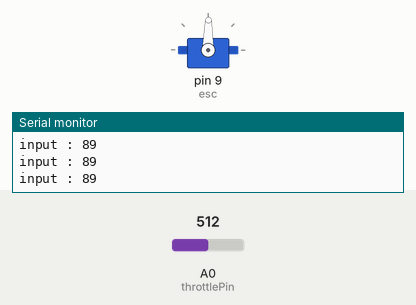
Bench run of a sketch on a simulated Arduino Uno, built with avr-gcc and run on an emulated ATmega328P. On the bench: servo, the last lines printed to the serial monitor. The test bench sets the inputs (shaded band); at power-on: A0 (throttlePin) = 512.

Above: at 1.2 s.
1.3 s: A0 (throttlePin) set to 716
At 2.5 s:
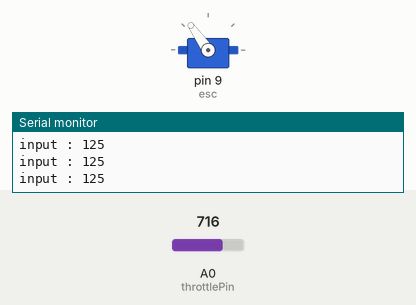
2.8 s: A0 (throttlePin) set to 900
At 3.9 s:
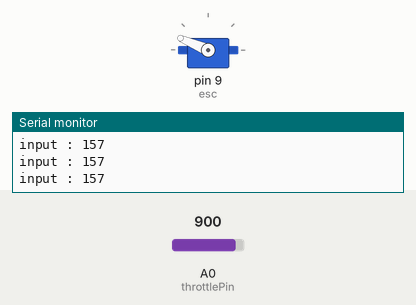
4.3 s: A0 (throttlePin) set to 1023
At 5.1 s:
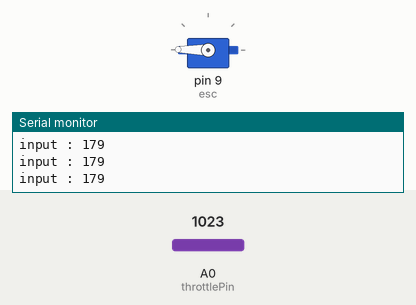
5.8 s: A0 (throttlePin) set to 306
At 6.2 s:
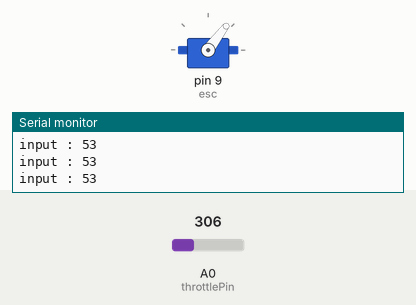
7.3 s: A0 (throttlePin) set to 122
At 8.5 s:
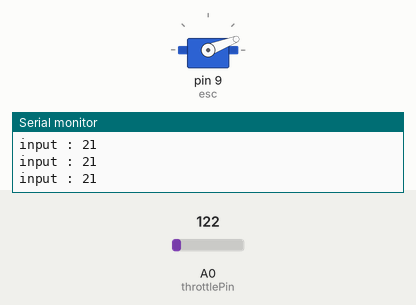
8.8 s: A0 (throttlePin) set to 64
10.3 s: A0 (throttlePin) set to 52
At 11.7 s:
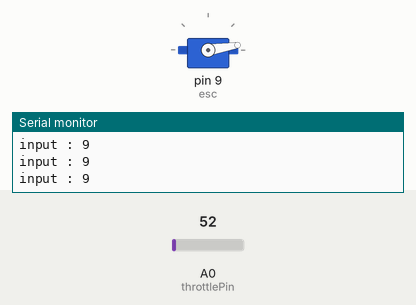
Timing chart, 0 to 13.3 s (numbered marks = the images above; inputs shaded):
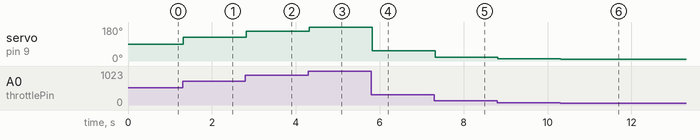

The sketch:

edf.ino
```cpp
#include <Servo.h>

Servo esc;
int throttlePin = 0;

void setup()
{
esc.attach(9);
Serial.begin(9600);
}

void loop()
{
int throttle = analogRead(throttlePin);
throttle = map(179, 0, 1023, 0, throttle);
Serial.print("input : ");
Serial.println(throttle);
esc.write(throttle);
}
```

Measured:
- after the input at 1.3 s, servo on pin 9 (esc): 89° → 125° at once
- after the input at 2.8 s, servo on pin 9 (esc): 125° → 157° at once
- after the input at 4.3 s, servo on pin 9 (esc): 157° → 179° at once
- after the input at 5.8 s, servo on pin 9 (esc): 179° → 53° at once
- after the input at 7.3 s, servo on pin 9 (esc): 53° → 21° at once
- after the input at 8.8 s, servo on pin 9 (esc): 21° → 11° at once
- after the input at 10.3 s, servo on pin 9 (esc): 11° → 9° at once
